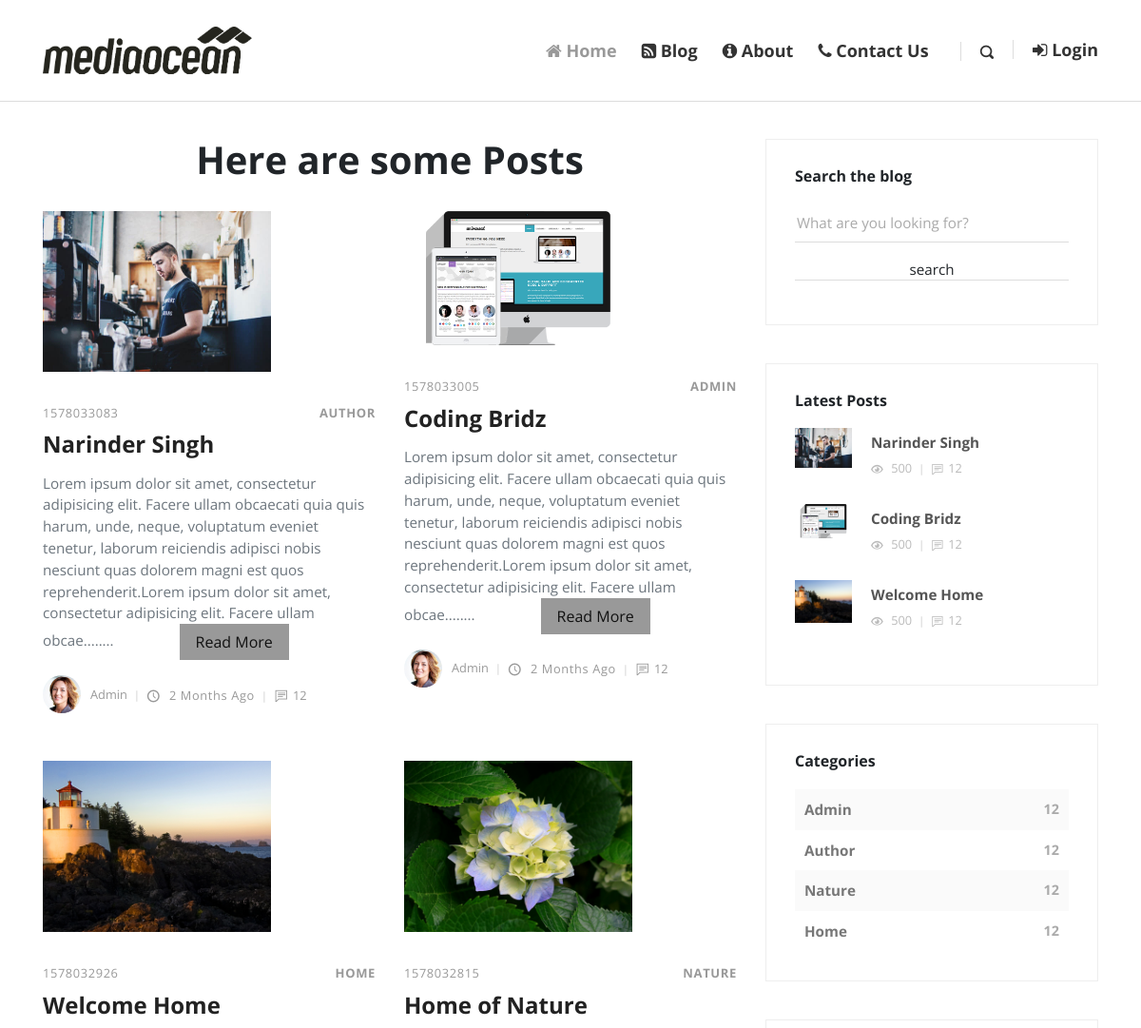
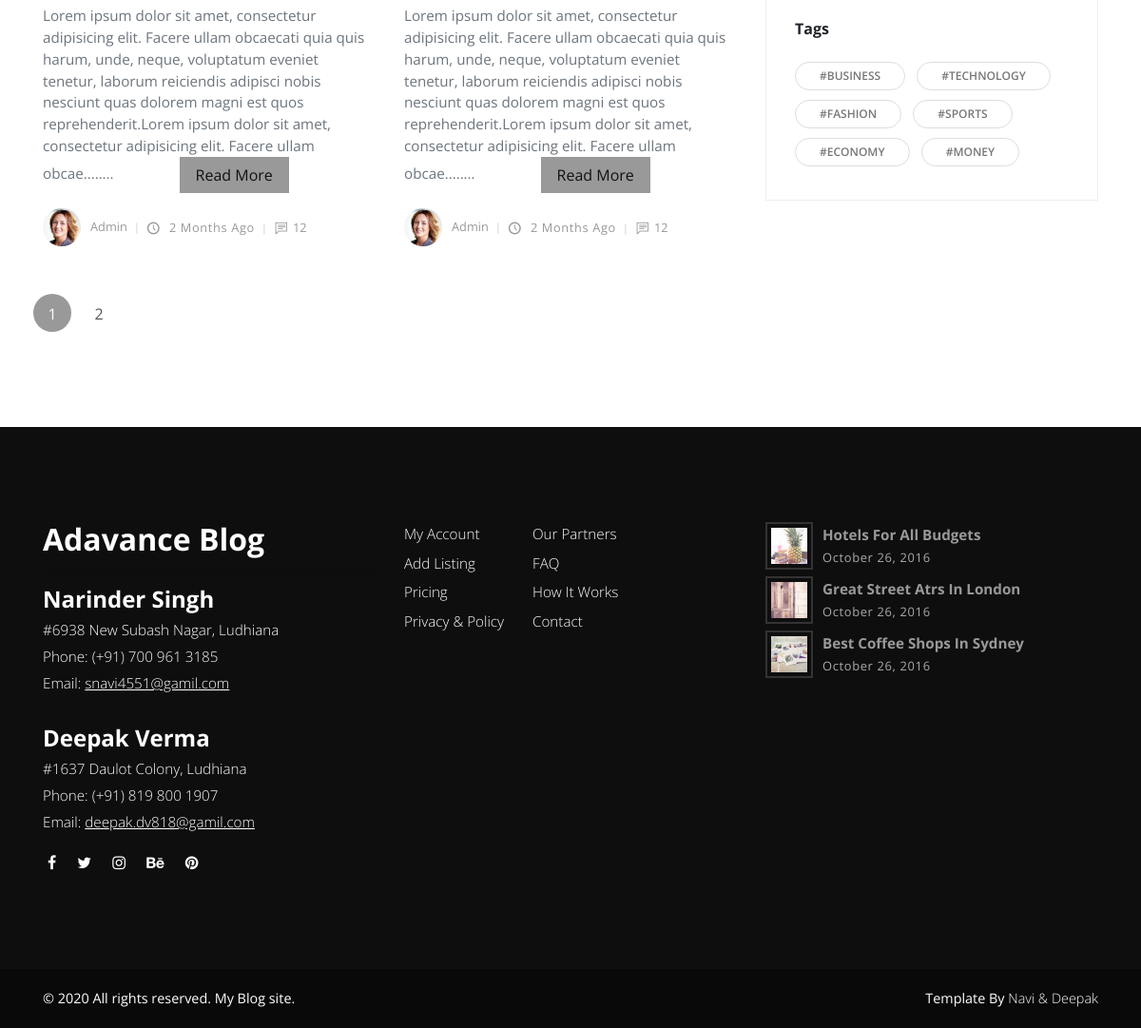
Screenshot of /blog.php with the database file from the repository (2 pictures, top to bottom).
### tables this page shows
CREATE TABLE `posts` (
  `id` int(11) NOT NULL,
  `date` varchar(100) NOT NULL,
  `title` varchar(255) NOT NULL,
  `author` varchar(255) NOT NULL,
  `author_image` varchar(255) NOT NULL,
  `image` varchar(255) NOT NULL,
  `categories` varchar(255) NOT NULL,
  `tags` varchar(255) NOT NULL,
  `post_data` text NOT NULL,
  `views` int(11) NOT NULL,
  `status` varchar(255) NOT NULL
);

CREATE TABLE `categories` (
  `id` int(11) NOT NULL,
  `category` varchar(255) NOT NULL
);

### blog.php (the view, shortened to what this page needs)
<?php require_once('inc/db.php');
  $no_of_posts = 4;
  if (isset($_GET['page'])){
    $page_id = $_GET['page'];
  }
  else{
    $page_id = 1;
  }
  if (isset($_POST['search'])) {
    $search = $_POST['search-text'];
    $all_post_query = "SELECT  * FROM posts WHERE status ='publish'";
    $all_post_query .=" and title LIKE '%$search%'";
    $all_post_run = mysqli_query($con,$all_post_query);
    $all_post = mysqli_num_rows($all_post_run);
    $total_pages = ceil($all_post / $no_of_posts);
    $posts_start_from = ($page_id - 1) * $no_of_posts;
  }
  else{
    $all_post_query = "SELECT  * FROM posts WHERE status ='publish'";
  $all_post_run = mysqli_query($con,$all_post_query);
  $all_post = mysqli_num_rows($all_post_run);
  $total_pages = ceil($all_post / $no_of_posts);
  $posts_start_from = ($page_id - 1) * $no_of_posts;
}
?>
<!DOCTYPE html>
<html>
  <head>
    <?php require_once('inc/top.php');?>
  </head>
  <body>
    <?php require_once('inc/header.php');?>
    <br><br><br><br>
    <div class="container">
      <div class="row">
        <main class="posts-listing col-lg-8">
          <div class="container">
             <center>
              <h1>Here are some Posts</h1>
              </center><br>
            <div class="row">
              <?php
              if (isset($_POST['search'])) {
                $search = $_POST['search-text'];
                $query = "SELECT * FROM posts WHERE status = 'publish'";
                $query .= "and title LIKE '%$search%'";
                $query .= " ORDER BY id DESC LIMIT $posts_start_from ,$no_of_posts";
                    }
              else{
                $query = "SELECT * FROM posts WHERE status = 'publish'";
                 $query .= " ORDER BY id DESC LIMIT $posts_start_from ,$no_of_posts";
                        }
       $run = mysqli_query($con,$query);
       if (mysqli_num_rows($run) > 0) {
         while ($row = mysqli_fetch_array($run)) {
           $id = $row['id'];
           $date = $row['date'];
           $title = $row['title'];
           $author = $row['author'];
           $image = $row['image'];
           $categories = $row['categories'];
           $post_data = $row['post_data'];
           ?>
              <div class="post col-xl-6">
                <div class="post-thumbnail"><a href="post.php?post_id=<?php echo $id; ?>"><img src="img/<?php echo $image; ?>" alt="..." height="200" width="240" class="img-fluid"></a></div>
                <br/>
                <div class="post-details">
                  <div class="post-meta d-flex justify-content-between">
                    <div class="date meta-last"><?php echo $date; ?></div>
                    <div class="category"><a href="index.php?cat=<?php
                    echo $id; ?>"><?php echo $categories; ?></a></div>
                  </div><a href="post.php?post_id=<?php echo $id; ?>">
                    <h3 class="h4"><?php echo $title; ?></h3></a>
                  <p class="text-muted"><?php echo substr($post_data,0,300)."........"; ?>
                     <a href="post.php?post_id=<?php echo $id; ?>" name="read more"  class="btn btn-primary" id="radius">Read More</a>
                  </p>
                  <footer class="post-footer d-flex align-items-center"><a href="#" class="author d-flex align-items-center flex-wrap">
                      <div class="avatar"><img src="img/avatar-3.jpg" alt="..." class="img-fluid"></div>
                      <div class="title"><span><?php echo $author; ?></span></div></a>
                    <div class="date"><i class="icon-clock"></i> 2 months ago</div>
                    <div class="comments meta-last"><i class="icon-comment"></i>12</div>
                  </footer>
                </div>
              </div>
              <?php
            }
          }else{
               echo "No Posts Here Yet !!";
          }
            ?>
            <nav aria-label="Page navigation example">
              <ul class="pagination pagination-template d-flex justify-content-center">
               <?php
               for ($i=1; $i<=$total_pages; $i++) {
                 echo "<li class='page-item ".($page_id == $i ? 'active':'')."'><a href='blog.php?page=".$i."&".(isset($cat_name)?"cat=$cat_id":"")."' class='page-link'>$i</a></li>";
               }
               ?>
              </ul>
            </nav>
          </div>
        </main>
        <?php require_once('inc/sidebar.php');?>
      </div>
    </div>
    <?php require_once('inc/footer.php');?>
  </body>
</html>

### inc/sidebar.php (shortened to what this page needs)
<?php
  require_once('db.php');
?>
<aside class="col-lg-4">
          <div class="widget search">
            <header>
              <h3 class="h6">Search the blog</h3>
            </header>
            <form action="blog.php" method="post" class="search-form">
              <div class="form-group">
                <input type="search" name="search-text" placeholder="What are you looking for?">
                <input type="submit" class="btn btn-default" value="search" name="search" >
              </div>
            </form>
          </div>
          <div class="widget latest-posts">
            <header>
              <h3 class="h6">Latest Posts</h3>
            </header>
            <div class="blog-posts">
              <?php
               $query = "SELECT * FROM posts WHERE status = 'publish' ORDER BY id DESC LIMIT 3";
               $run = mysqli_query($con,$query);
               if (mysqli_num_rows($run) > 0) {
                 while ($row = mysqli_fetch_array($run)) {
                   $title = $row['title'];
                   $image = $row['image'];
                ?>
              <a href="#">
                <div class="item d-flex align-items-center">
                  <div class="image"><img src="img/<?php echo $image; ?>" alt="..." class="img-fluid"></div>
                  <div class="title"><strong><?php echo $title; ?></strong>
                    <div class="d-flex align-items-center">
                      <div class="views"><i class="icon-eye"></i> 500</div>
                      <div class="comments"><i class="icon-comment"></i>12</div>
                    </div>
                  </div>
                </div>
              </a>
              <?php
                }}
               ?>
            </div>
          </div>
          <div class="widget categories">
            <header>
              <h3 class="h6">Categories</h3>
            </header>
            <?php
            $query="SELECT * FROM categories";
            $run=mysqli_query($con,$query);
            if(mysqli_num_rows($run) > 0){
                while ($row = mysqli_fetch_array($run)) {
                      $category = ucfirst($row['category']);
                      $id = $row['id'];
                    echo "
                        <div class='item d-flex justify-content-between'><a href='blog.php?cat=".$id."'>$category</a><span>12</span></div>
                    ";
                }
            } else{
              echo "
                        <div class='item d-flex justify-content-between'><a href='#'>No Categories Yet</a><span>12</span></div>
                    ";
            }
            ?>
          </div>
          <div class="widget tags">
            <header>
              <h3 class="h6">Tags</h3>
            </header>
            <ul class="list-inline">
              <li class="list-inline-item"><a href="#" class="tag">#Business</a></li>
              <li class="list-inline-item"><a href="#" class="tag">#Technology</a></li>
              <li class="list-inline-item"><a href="#" class="tag">#Fashion</a></li>
              <li class="list-inline-item"><a href="#" class="tag">#Sports</a></li>
              <li class="list-inline-item"><a href="#" class="tag">#Economy</a></li>
              <li class="list-inline-item"><a href="#" class="tag">#Money</a></li>
            </ul>
          </div>
        </aside>

### css/custom.css (style rules this page uses)
#radius { margin-left: 65px; border-radius:10px; }

### rows the page displays
posts: image (picture), date "1578033083", categories "AUTHOR", title "Narinder Singh", post_data "Lorem ipsum dolor sit amet, consectetur adipisicing elit. Facere ullam obcaecati quia quis harum, unde, neque, voluptatum eveniet tenetur, laborum reiciendis adipisci nobis nesciunt quas dolorem magni est quos reprehenderit.Lorem ipsum dolor sit amet, consectetur adipisicing elit. Facere ullam obcae", author "Admin"
posts: image (picture), date "1578033005", categories "ADMIN", title "Coding Bridz", post_data "Lorem ipsum dolor sit amet, consectetur adipisicing elit. Facere ullam obcaecati quia quis harum, unde, neque, voluptatum eveniet tenetur, laborum reiciendis adipisci nobis nesciunt quas dolorem magni est quos reprehenderit.Lorem ipsum dolor sit amet, consectetur adipisicing elit. Facere ullam obcae", author "Admin"
posts: image (picture), date "1578032926", categories "HOME", title "Welcome Home", post_data "Lorem ipsum dolor sit amet, consectetur adipisicing elit. Facere ullam obcaecati quia quis harum, unde, neque, voluptatum eveniet tenetur, laborum reiciendis adipisci nobis nesciunt quas dolorem magni est quos reprehenderit.Lorem ipsum dolor sit amet, consectetur adipisicing elit. Facere ullam obcae", author "Admin"
posts: image (picture), date "1578032815", categories "NATURE", title "Home of Nature", post_data "Lorem ipsum dolor sit amet, consectetur adipisicing elit. Facere ullam obcaecati quia quis harum, unde, neque, voluptatum eveniet tenetur, laborum reiciendis adipisci nobis nesciunt quas dolorem magni est quos reprehenderit.Lorem ipsum dolor sit amet, consectetur adipisicing elit. Facere ullam obcae", author "Admin"
categories: category "Admin"
categories: category "Author"
categories: category "Nature"
categories: category "Home"
